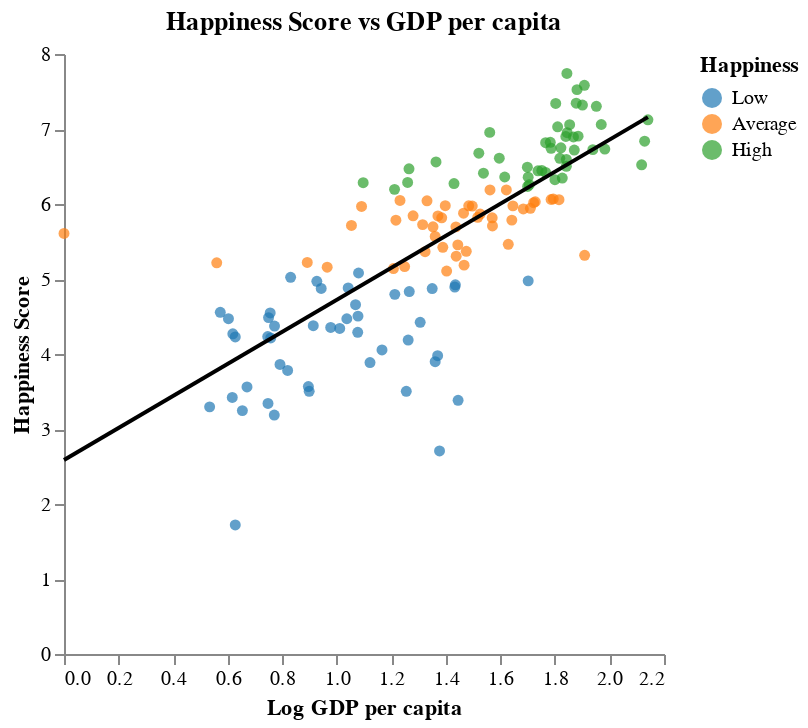

Notebook code cell kept with this figure:
### Code cell
# Regression plot for GDP per capita vs Happiness Score
scatter = alt.Chart(df_2024_factors.reset_index()).mark_circle().encode(
    x=alt.X('GDP per capita:Q', title='Log GDP per capita', axis = alt.Axis(grid=False)),
    y=alt.Y('Happiness Score:Q', axis = alt.Axis(grid=False), title='Happiness Score'),
    color=alt.Color('Happiness Score_category:N', scale=alt.Scale(scheme='category10',domain=categories), legend=alt.Legend(title='Happiness')),
    tooltip=['Country:N', 'Happiness Score:Q']
).properties(
    title = 'Happiness Score vs GDP per capita'
)

reg = scatter.transform_regression('GDP per capita', 'Happiness Score').mark_line(strokeWidth=2).encode(color=alt.value('black'))

chart = (scatter + reg).configure_view(
    stroke=None
)
chart

### Figure 1 — Vega-Lite specification as saved in the notebook (floating-point values rounded to 4 significant figures; data arrays with more than 128 entries replaced by an {"elided": "..."} marker saying what was removed)
{"config": {"view": {"continuousWidth": 300, "continuousHeight": 300, "stroke": null}}, "layer": [{"mark": {"type": "circle"}, "encoding": {"color": {"field": "Happiness Score_category", "legend": {"title": "Happiness"}, "scale": {"domain": ["Low", "Average", "High"], "scheme": "category10"}, "type": "nominal"}, "tooltip": [{"field": "Country", "type": "nominal"}, {"field": "Happiness Score", "type": "quantitative"}], "x": {"axis": {"grid": false}, "field": "GDP per capita", "title": "Log GDP per capita", "type": "quantitative"}, "y": {"axis": {"grid": false}, "field": "Happiness Score", "title": "Happiness Score", "type": "quantitative"}}, "title": "Happiness Score vs GDP per capita"}, {"mark": {"type": "line", "strokeWidth": 2}, "encoding": {"color": {"value": "black"}, "tooltip": [{"field": "Country", "type": "nominal"}, {"field": "Happiness Score", "type": "quantitative"}], "x": {"axis": {"grid": false}, "field": "GDP per capita", "title": "Log GDP per capita", "type": "quantitative"}, "y": {"axis": {"grid": false}, "field": "Happiness Score", "title": "Happiness Score", "type": "quantitative"}}, "title": "Happiness Score vs GDP per capita", "transform": [{"on": "GDP per capita", "regression": "Happiness Score"}]}], "data": {"name": "data-cf0e4832278e16370a43cf2cad1327e5"}, "$schema": "https://vega.github.io/schema/vega-lite/v5.8.0.json", "datasets": {"data-cf0e4832278e16370a43cf2cad1327e5": {"elided": "143 records"}}}
